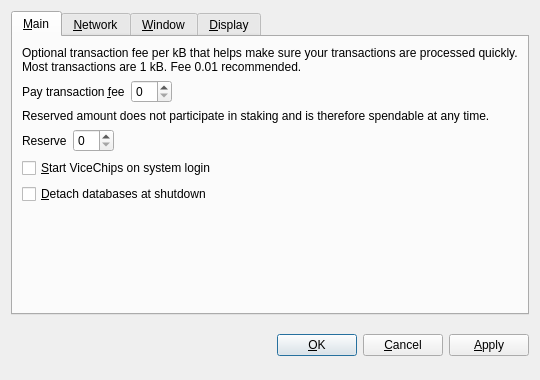
<?xml version="1.0" encoding="UTF-8"?>
<ui version="4.0">
 <class>OptionsDialog</class>
 <widget class="QDialog" name="OptionsDialog">
  <property name="geometry">
   <rect>
    <x>0</x>
    <y>0</y>
    <width>540</width>
    <height>380</height>
   </rect>
  </property>
  <property name="windowTitle">
   <string>Options</string>
  </property>
  <property name="modal">
   <bool>true</bool>
  </property>
  <layout class="QVBoxLayout" name="verticalLayout">
   <item>
    <widget class="QTabWidget" name="tabWidget">
     <property name="tabPosition">
      <enum>QTabWidget::North</enum>
     </property>
     <property name="currentIndex">
      <number>0</number>
     </property>
     <widget class="QWidget" name="tabMain">
      <attribute name="title">
       <string>&amp;Main</string>
      </attribute>
      <layout class="QVBoxLayout" name="verticalLayout_Main">
       <item>
        <widget class="QLabel" name="transactionFeeInfoLabel">
         <property name="text">
          <string>Optional transaction fee per kB that helps make sure your transactions are processed quickly. Most transactions are 1 kB. Fee 0.01 recommended.</string>
         </property>
         <property name="textFormat">
          <enum>Qt::PlainText</enum>
         </property>
         <property name="wordWrap">
          <bool>true</bool>
         </property>
        </widget>
       </item>
       <item>
        <layout class="QHBoxLayout" name="horizontalLayoutFee">
         <item>
          <widget class="QLabel" name="transactionFeeLabel">
           <property name="text">
            <string>Pay transaction &amp;fee</string>
           </property>
           <property name="textFormat">
            <enum>Qt::PlainText</enum>
           </property>
           <property name="buddy">
            <cstring>transactionFee</cstring>
           </property>
          </widget>
         </item>
         <item>
          <widget class="BitcoinAmountField" name="transactionFee"/>
         </item>
         <item>
          <spacer name="horizontalSpacerFee">
           <property name="orientation">
            <enum>Qt::Horizontal</enum>
           </property>
           <property name="sizeHint" stdset="0">
            <size>
             <width>40</width>
             <height>20</height>
            </size>
           </property>
          </spacer>
         </item>
        </layout>
       </item>
       <item>
        <widget class="QLabel" name="reserveBalanceInfoLabel">
         <property name="text">
          <string>Reserved amount does not participate in staking and is therefore spendable at any time.</string>
         </property>
         <property name="textFormat">
          <enum>Qt::PlainText</enum>
         </property>
         <property name="wordWrap">
          <bool>true</bool>
         </property>
        </widget>
       </item>
       <item>
        <layout class="QHBoxLayout" name="horizontalLayoutReserveBalance">
         <item>
          <widget class="QLabel" name="reserveBalanceLabel">
           <property name="text">
            <string>Reserve</string>
           </property>
           <property name="textFormat">
            <enum>Qt::PlainText</enum>
           </property>
           <property name="buddy">
            <cstring>reserveBalance</cstring>
           </property>
          </widget>
         </item>
         <item>
          <widget class="BitcoinAmountField" name="reserveBalance"/>
         </item>
         <item>
          <spacer name="horizontalSpacerReserveBalance">
           <property name="orientation">
            <enum>Qt::Horizontal</enum>
           </property>
           <property name="sizeHint" stdset="0">
            <size>
             <width>40</width>
             <height>20</height>
            </size>
           </property>
          </spacer>
         </item>
        </layout>
       </item>
       <item>
        <widget class="QCheckBox" name="bitcoinAtStartup">
         <property name="toolTip">
          <string>Automatically start ViceChips after logging in to the system.</string>
         </property>
         <property name="text">
          <string>&amp;Start ViceChips on system login</string>
         </property>
        </widget>
       </item>
       <item>
        <widget class="QCheckBox" name="detachDatabases">
         <property name="toolTip">
          <string>Detach block and address databases at shutdown. This means they can be moved to another data directory, but it slows down shutdown. The wallet is always detached.</string>
         </property>
         <property name="text">
          <string>&amp;Detach databases at shutdown</string>
         </property>
        </widget>
       </item>
       <item>
        <spacer name="verticalSpacer_Main">
         <property name="orientation">
          <enum>Qt::Vertical</enum>
         </property>
         <property name="sizeHint" stdset="0">
          <size>
           <width>20</width>
           <height>40</height>
          </size>
         </property>
        </spacer>
       </item>
      </layout>
     </widget>
     <widget class="QWidget" name="tabNetwork">
      <attribute name="title">
       <string>&amp;Network</string>
      </attribute>
      <layout class="QVBoxLayout" name="verticalLayout_Network">
       <item>
        <widget class="QCheckBox" name="mapPortUpnp">
         <property name="toolTip">
          <string>Automatically open the ViceChips client port on the router. This only works when your router supports UPnP and it is enabled.</string>
         </property>
         <property name="text">
          <string>Map port using &amp;UPnP</string>
         </property>
        </widget>
       </item>
       <item>
        <widget class="QCheckBox" name="connectSocks">
         <property name="toolTip">
          <string>Connect to the ViceChips network through a SOCKS proxy (e.g. when connecting through Tor).</string>
         </property>
         <property name="text">
          <string>&amp;Connect through SOCKS proxy:</string>
         </property>
        </widget>
       </item>
       <item>
        <layout class="QHBoxLayout" name="horizontalLayout_Network">
         <item>
          <widget class="QLabel" name="proxyIpLabel">
           <property name="text">
            <string>Proxy &amp;IP:</string>
           </property>
           <property name="textFormat">
            <enum>Qt::PlainText</enum>
           </property>
           <property name="buddy">
            <cstring>proxyIp</cstring>
           </property>
          </widget>
         </item>
         <item>
          <widget class="QValidatedLineEdit" name="proxyIp">
           <property name="maximumSize">
            <size>
             <width>140</width>
             <height>16777215</height>
            </size>
           </property>
           <property name="toolTip">
            <string>IP address of the proxy (e.g. 127.0.0.1)</string>
           </property>
          </widget>
         </item>
         <item>
          <widget class="QLabel" name="proxyPortLabel">
           <property name="text">
            <string>&amp;Port:</string>
           </property>
           <property name="textFormat">
            <enum>Qt::PlainText</enum>
           </property>
           <property name="buddy">
            <cstring>proxyPort</cstring>
           </property>
          </widget>
         </item>
         <item>
          <widget class="QLineEdit" name="proxyPort">
           <property name="maximumSize">
            <size>
             <width>55</width>
             <height>16777215</height>
            </size>
           </property>
           <property name="toolTip">
            <string>Port of the proxy (e.g. 9050)</string>
           </property>
          </widget>
         </item>
         <item>
          <widget class="QLabel" name="socksVersionLabel">
           <property name="text">
            <string>SOCKS &amp;Version:</string>
           </property>
           <property name="textFormat">
            <enum>Qt::PlainText</enum>
           </property>
           <property name="buddy">
            <cstring>socksVersion</cstring>
           </property>
          </widget>
         </item>
         <item>
          <widget class="QValueComboBox" name="socksVersion">
           <property name="toolTip">
            <string>SOCKS version of the proxy (e.g. 5)</string>
           </property>
          </widget>
         </item>
         <item>
          <spacer name="horizontalSpacer_Network">
           <property name="orientation">
            <enum>Qt::Horizontal</enum>
           </property>
           <property name="sizeHint" stdset="0">
            <size>
             <width>40</width>
             <height>20</height>
            </size>
           </property>
          </spacer>
         </item>
        </layout>
       </item>
       <item>
        <spacer name="verticalSpacer_Network">
         <property name="orientation">
          <enum>Qt::Vertical</enum>
         </property>
         <property name="sizeHint" stdset="0">
          <size>
           <width>20</width>
           <height>40</height>
          </size>
         </property>
        </spacer>
       </item>
      </layout>
     </widget>
     <widget class="QWidget" name="tabWindow">
      <attribute name="title">
       <string>&amp;Window</string>
      </attribute>
      <layout class="QVBoxLayout" name="verticalLayout_Window">
       <item>
        <widget class="QCheckBox" name="minimizeToTray">
         <property name="toolTip">
          <string>Show only a tray icon after minimizing the window.</string>
         </property>
         <property name="text">
          <string>&amp;Minimize to the tray instead of the taskbar</string>
         </property>
        </widget>
       </item>
       <item>
        <widget class="QCheckBox" name="minimizeOnClose">
         <property name="toolTip">
          <string>Minimize instead of exit the application when the window is closed. When this option is enabled, the application will be closed only after selecting Quit in the menu.</string>
         </property>
         <property name="text">
          <string>M&amp;inimize on close</string>
         </property>
        </widget>
       </item>
       <item>
        <spacer name="verticalSpacer_Window">
         <property name="orientation">
          <enum>Qt::Vertical</enum>
         </property>
         <property name="sizeHint" stdset="0">
          <size>
           <width>20</width>
           <height>40</height>
          </size>
         </property>
        </spacer>
       </item>
      </layout>
     </widget>
     <widget class="QWidget" name="tabDisplay">
      <attribute name="title">
       <string>&amp;Display</string>
      </attribute>
      <layout class="QVBoxLayout" name="verticalLayout_Display">
       <item>
        <layout class="QHBoxLayout" name="horizontalLayout_1_Display">
         <item>
          <widget class="QLabel" name="langLabel">
           <property name="text">
            <string>User Interface &amp;language:</string>
           </property>
           <property name="textFormat">
            <enum>Qt::PlainText</enum>
           </property>
           <property name="buddy">
            <cstring>lang</cstring>
           </property>
          </widget>
         </item>
         <item>
          <widget class="QValueComboBox" name="lang">
           <property name="toolTip">
            <string>The user interface language can be set here. This setting will take effect after restarting ViceChips.</string>
           </property>
          </widget>
         </item>
        </layout>
       </item>
       <item>
        <layout class="QHBoxLayout" name="horizontalLayout_2_Display">
         <item>
          <widget class="QLabel" name="unitLabel">
           <property name="text">
            <string>&amp;Unit to show amounts in:</string>
           </property>
           <property name="textFormat">
            <enum>Qt::PlainText</enum>
           </property>
           <property name="buddy">
            <cstring>unit</cstring>
           </property>
          </widget>
         </item>
         <item>
          <widget class="QValueComboBox" name="unit">
           <property name="toolTip">
            <string>Choose the default subdivision unit to show in the interface and when sending coins.</string>
           </property>
          </widget>
         </item>
        </layout>
       </item>
       <item>
        <widget class="QCheckBox" name="displayAddresses">
         <property name="toolTip">
          <string>Whether to show ViceChips addresses in the transaction list or not.</string>
         </property>
         <property name="text">
          <string>&amp;Display addresses in transaction list</string>
         </property>
        </widget>
       </item>
       <item>
        <widget class="QCheckBox" name="coinControlFeatures">
         <property name="toolTip">
          <string>Whether to show coin control features or not.</string>
         </property>
         <property name="text">
          <string>Display coin &amp;control features (experts only!)</string>
         </property>
        </widget>
       </item>
       <item>
        <spacer name="verticalSpacer_Display">
         <property name="orientation">
          <enum>Qt::Vertical</enum>
         </property>
         <property name="sizeHint" stdset="0">
          <size>
           <width>20</width>
           <height>40</height>
          </size>
         </property>
        </spacer>
       </item>
      </layout>
     </widget>
    </widget>
   </item>
   <item>
    <layout class="QHBoxLayout" name="horizontalLayout_Buttons">
     <item>
      <spacer name="horizontalSpacer_1">
       <property name="orientation">
        <enum>Qt::Horizontal</enum>
       </property>
       <property name="sizeHint" stdset="0">
        <size>
         <width>40</width>
         <height>48</height>
        </size>
       </property>
      </spacer>
     </item>
     <item>
      <widget class="QLabel" name="statusLabel">
       <property name="font">
        <font>
         <weight>75</weight>
         <bold>true</bold>
        </font>
       </property>
       <property name="text">
        <string/>
       </property>
       <property name="textFormat">
        <enum>Qt::PlainText</enum>
       </property>
       <property name="wordWrap">
        <bool>true</bool>
       </property>
      </widget>
     </item>
     <item>
      <spacer name="horizontalSpacer_2">
       <property name="orientation">
        <enum>Qt::Horizontal</enum>
       </property>
       <property name="sizeHint" stdset="0">
        <size>
         <width>40</width>
         <height>48</height>
        </size>
       </property>
      </spacer>
     </item>
     <item>
      <widget class="QPushButton" name="okButton">
       <property name="text">
        <string>&amp;OK</string>
       </property>
      </widget>
     </item>
     <item>
      <widget class="QPushButton" name="cancelButton">
       <property name="text">
        <string>&amp;Cancel</string>
       </property>
       <property name="autoDefault">
        <bool>false</bool>
       </property>
      </widget>
     </item>
     <item>
      <widget class="QPushButton" name="applyButton">
       <property name="text">
        <string>&amp;Apply</string>
       </property>
       <property name="autoDefault">
        <bool>false</bool>
       </property>
      </widget>
     </item>
    </layout>
   </item>
  </layout>
 </widget>
 <customwidgets>
  <customwidget>
   <class>BitcoinAmountField</class>
   <extends>QSpinBox</extends>
   <header>bitcoinamountfield.h</header>
  </customwidget>
  <customwidget>
   <class>QValueComboBox</class>
   <extends>QComboBox</extends>
   <header>qvaluecombobox.h</header>
  </customwidget>
  <customwidget>
   <class>QValidatedLineEdit</class>
   <extends>QLineEdit</extends>
   <header>qvalidatedlineedit.h</header>
  </customwidget>
 </customwidgets>
 <resources/>
 <connections/>
</ui>
